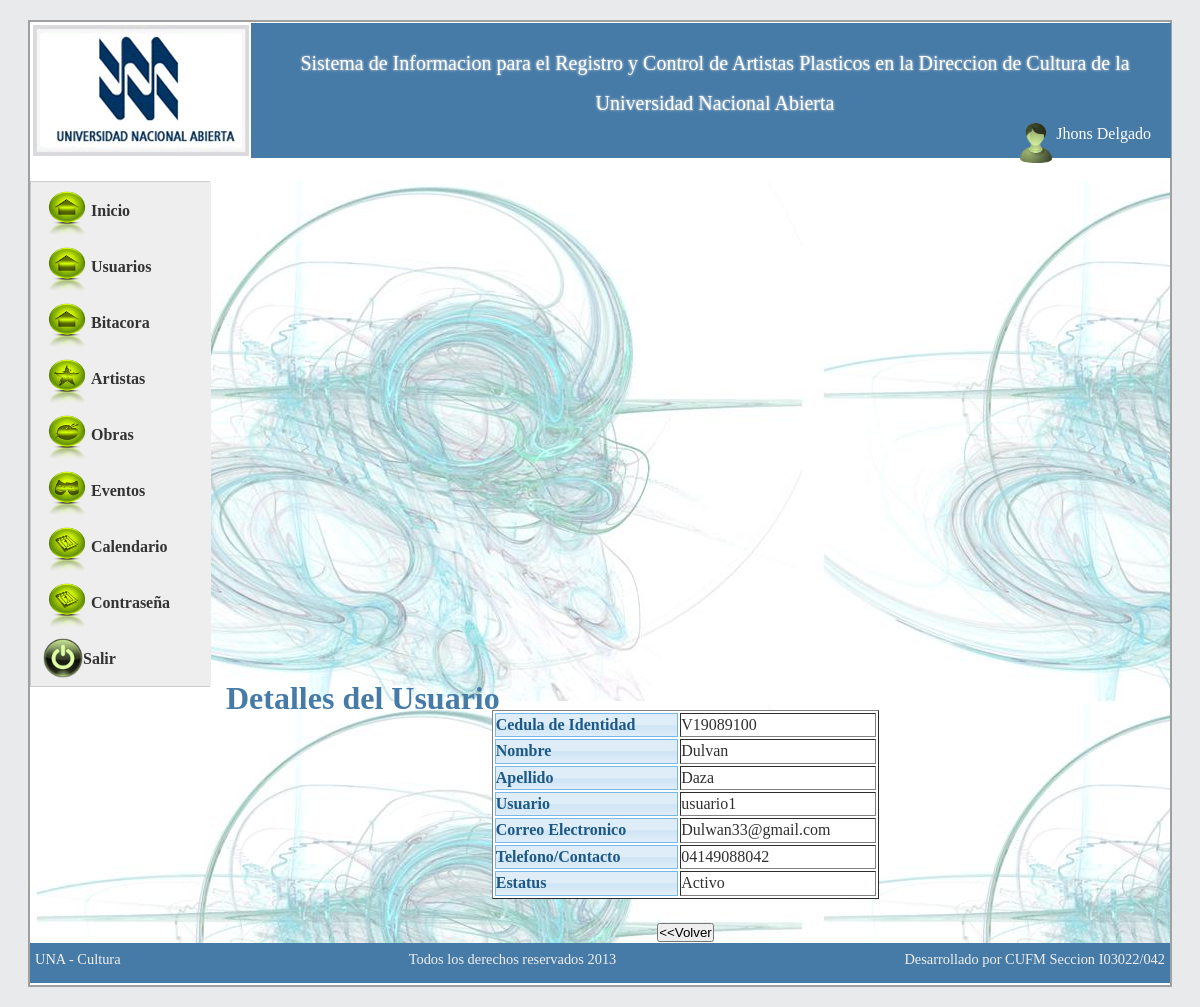
The app's page /sistema/controller/detalle_usuario.php?id=2 (signed in) with its own data.
### tables this page shows
CREATE TABLE IF NOT EXISTS `usuarios` (
  `id_usuarios` int(11) NOT NULL AUTO_INCREMENT,
  `usuario` varchar(50) NOT NULL,
  `clave` text NOT NULL,
  `estatus` int(1) NOT NULL,
  `usuario_reg` int(11) NOT NULL,
  `fecha_reg` date NOT NULL,
  `hora_reg` time NOT NULL,
  `usuario_mod` int(11) NOT NULL,
  `fecha_mod` date NOT NULL,
  `hora_mod` time NOT NULL,
  `intentos` int(11) NOT NULL,
  `tipo` varchar(10) NOT NULL,
  `nombre` varchar(100) NOT NULL,
  `apellido` varchar(100) NOT NULL,
  `tipo_cedula` varchar(1) NOT NULL,
  `num_cedula` int(11) NOT NULL,
  `email` varchar(100) DEFAULT NULL,
  `telefono` varchar(11) DEFAULT NULL,
  `cambioclave` varchar(1) NOT NULL DEFAULT 's',
  `session` int(11) NOT NULL DEFAULT '0',
  PRIMARY KEY (`id_usuarios`),
  UNIQUE KEY `usuario` (`usuario`),
  KEY `estatus` (`estatus`)
);

### sistema/controller/detalle_usuario.php (called while the page is built, shortened)
<?php
if (isset($_GET['id'])) {
    $id_usuario = $_GET['id'];
    $usuario = new Usuarios();
    $lista = $usuario->detalle($id_usuario);
    $lista = mysql_fetch_array($lista);
} else {
    $ruta = '../views/index.php';
}
include '../web/layout/index.php';
?>

### sistema/model/BDculturaconexion.php (called while the page is built, shortened)
<?php
class BDculturaconexion {
    private $conexion;
    public function conectar() {
        if (!isset($this->conexion)) {
            $this->conexion = (mysql_connect("localhost", "root", "12345678")) or die(mysql_error());
        }
    }
    public function ejecutarsql($sql) {
        $resultado = mysql_query($sql, $this->conexion);
        return $resultado;
    }
}
?>

### sistema/model/Usuarios.php (called while the page is built, shortened)
<?php
class Usuarios extends BDculturaconexion {
    public function detalle($id) {
        $sql = "Select * from usuarios WHERE id_usuarios = '$id'";
        $consulta = $this->ejecutarsql($sql);
        return $consulta;
    }
}
?>

### sistema/views/usuario/_detalle.php (the view)
<table width="40%" style="background-color: #FFF;" border="1">
        <tr>
            <td class="ui-state-hover">
                <strong>Cedula de Identidad</strong>
            </td>
            <td>
                <?php echo ucfirst($lista['tipo_cedula']) . $lista['num_cedula']; ?>
            </td>
        </tr>
        <tr>
            <td class="ui-state-hover"><strong>Nombre</strong></td>
            <td>
                <?php echo ucfirst($lista['nombre']); ?>
            </td>
        </tr>
        <tr>
            <td class="ui-state-hover" >
                <strong>Apellido</strong>
            </td>
            <td>
                <?php echo ucfirst($lista['apellido']); ?>
            </td>
        </tr>
                <tr>
            <td class="ui-state-hover" >
                <strong>Usuario</strong>
            </td>
            <td>
                <?php echo $lista['usuario']; ?>
            </td>
        </tr>
        <tr>
            <td class="ui-state-hover">
                <strong>Correo Electronico</strong>
            </td>
            <td>
                <?php echo ucfirst($lista['email']); ?>
            </td>
        </tr>
        <tr>
            <td class="ui-state-hover" >
                <strong>Telefono/Contacto</strong>
            </td>
            <td>
                <?php echo $lista['telefono']; ?>
            </td>
        </tr>
        <tr>
            <td class="ui-state-hover" >
                <strong>Estatus</strong>
            </td>
            <td>
                <?php echo $lista['estatus']==1?'Activo':'Inactivo'; ?>
            </td>
        </tr>
    </table>

### sistema/web/layout/header.php
<div id="header">
    <div style="width: 20%; float: left">
        <img src="../web/image/logo.png" alt="logo" />
    </div>
    <div style="width: 80%; float: right;">
        <p style="font-size: 20px; line-height: 40px; text-align: center; margin-left: 30px; margin-right: 30px; margin-top: 20px; text-shadow: 0px 0px 3px #F2F2F2;" >
            Sistema de Informacion para el Registro y Control de Artistas Plasticos en la Direccion de Cultura de la Universidad Nacional Abierta
        </p>
 <?php
        if ($_SESSION['usuario'] != '') {
            ?>
    <div style="color: #FFF; font-size: 16px; width: 200px; float: right; margin-right: 20px;" >
        <?php
        $id = @$_SESSION['usuario'];
        $user = new Usuarios();
        $usuario = $user->detalle($id);
        $usuario = mysql_fetch_array($usuario);
        ?>
        <div style="float: right;">
        <p style="float: right;"> <span style="margin-top: 1px;"><?php echo ucfirst($usuario['nombre']) . ' ' . ucfirst($usuario['apellido']); ?></span>   </p>
           </div>
        <div style="float: right;" ><img src="../web/css/images/usuario.png" width="40" /></div>
    </div>
        <?php } ?>
    </div>
</div>

### sistema/web/css/style_plantilla.css (style rules this page uses)
body { Tahoma,Arial,sans-serif;line-height:1.4em;text-align:center;color:#303030;background:#e8eaec }
* { margin:0;padding:0 }
#header { height:135px;width:100%;margin:0 1px 1px 1px;background:#467aa7;color:#fff }

### records on screen
usuarios: nombre "Jhons", apellido "Delgado"
usuarios: tipo_cedula "V", num_cedula "19089100", nombre "Dulvan", apellido "Daza", usuario "usuario1", email "Dulwan33@gmail.com", telefono "04149088042"
